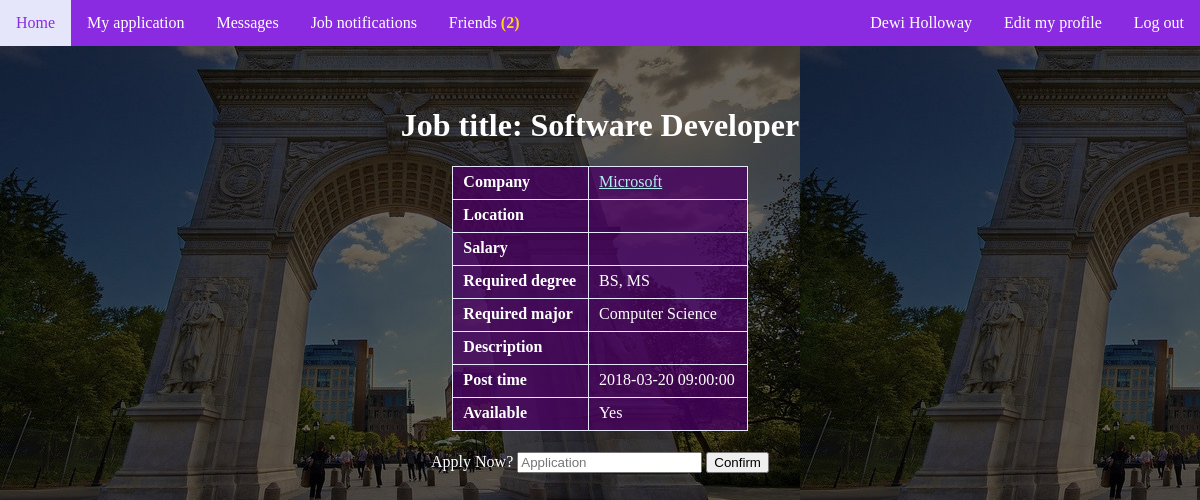
/job.php?id=1001 (signed in), run on the app's committed database.
### tables this page shows
CREATE TABLE `Job` (
	`jid` INT NOT NULL,
	`cid` INT NOT NULL,
	`title` VARCHAR(127) NOT NULL,
	`location` VARCHAR(45),
	`salary` VARCHAR(45),
	`required_degree` TEXT,
	`required_major` TEXT,
	`posttime` DATETIME NOT NULL,
	`description` TEXT,
	`available` BIT NOT NULL DEFAULT 1,
	PRIMARY KEY (`jid`),
	FOREIGN KEY (`cid`) REFERENCES `Company` (`cid`)
);

CREATE TABLE `Company` (
	`cid` INT NOT NULL,
    `cemail` VARCHAR(45) NOT NULL UNIQUE,
	`cname` VARCHAR(127) NOT NULL,
	`cpassword` VARCHAR(45) NOT NULL,
	`headquarter` VARCHAR(45),
	`industry` VARCHAR(45),
	PRIMARY KEY (`cid`)
);

### job.php (the view, shortened to what this page needs)
<?php
    include_once 'includes/header.php';
    include_once 'includes/dbh.inc.php';
    $jid=$_GET['id'];
	$sql = "SELECT * FROM job natural join company WHERE jid = $jid ";
	$result = mysqli_query($conn, $sql);
	$num = mysqli_num_rows($result);
?>
<!DOCTYPE html>
<html>
 <head>
 <body>
  <div class='main-container'><?php
     for($i = 1; $i <= $num; $i=$i+1){
		 $row = mysqli_fetch_array($result);
	?>
  <h1>Job title: <?php echo $row['title'];?></h1>
   <table id = "view_table" align=center class="filled">
   <tr><th> Company </th><td><a href="company.php?id=<?php echo $row['cid'] ?>"><?php echo $row['cname']?></a></td></tr>
	<tr><th> Location </th><td><?php echo $row['location']?></td></tr>
	<tr><th> Salary </th><td><?php echo $row['salary']?></td></tr>
	<tr><th> Required degree </th><td><?php echo $row['required_degree']?></td></tr>
	<tr><th> Required major </th><td><?php echo $row['required_major']?></td></tr>
	<tr><th> Description </th><td><?php echo $row['description']?></td></tr>
	<tr><th> Post time </th><td><?php echo $row['posttime']?></td></tr>
	<tr><th> Available </th><td><?php if ($row['available']) echo 'Yes'; else echo 'No' ;?></td></tr>
	<?php
	 }
   ?>
  </table><?php if ($_SESSION['user_type']=='student') {?>
  <p>
  <form align=center action = <?php echo '"job.php?id=' .$_GET['id'].'"'?> method = "post">
  	 Apply Now? <input type = "text" name = "text" placeholder="Application"/>
     <input type = "submit" name = "submit"  value = "Confirm" required />
  </form></p><?php } ?>
  </div>
  </body>
 </html>

### style.css (style rules this page uses)
body { font-size: 16px; color: white; margin: 0; background: linear-gradient(rgba(0, 0, 0, 0.6), rgba(0, 0, 0, 0.6)), url('nyu.jpg'); }
.main-container { padding-top: 40px; width: 800px; margin-left: auto; margin-right: auto; color: white; }
.main-container h1 { text-align: center; }
.main-container form { padding-top: 5px; }
.main-container a { color: paleturquoise; }
.main-container table.filled { border-collapse: collapse; background-color: rgba(75, 0, 100, 0.75); }
.main-container table.filled td, .main-container table.filled th { border: 1px solid lavender; text-align: left; padding-top: 6px; padding-bottom: 8px; padding-left: 10px; padding-right: 12px; }
.main-container-application input, .main-container-application textarea, { width: 90%; height: 40px; padding: 0px 5%; margin-bottom: 4px; background-color: #fff; border: none; font-family: arial; font-size: 16px; color:#111; line-height: 40px; }

### data on the page
job: title "Software Developer", cid.cname "Microsoft", required_degree "BS, MS", required_major "Computer Science", posttime "2018-03-20 09:00:00", available "Yes"

### other printed values
$num "2"
$_SESSION['name'] "Dewi Holloway"
